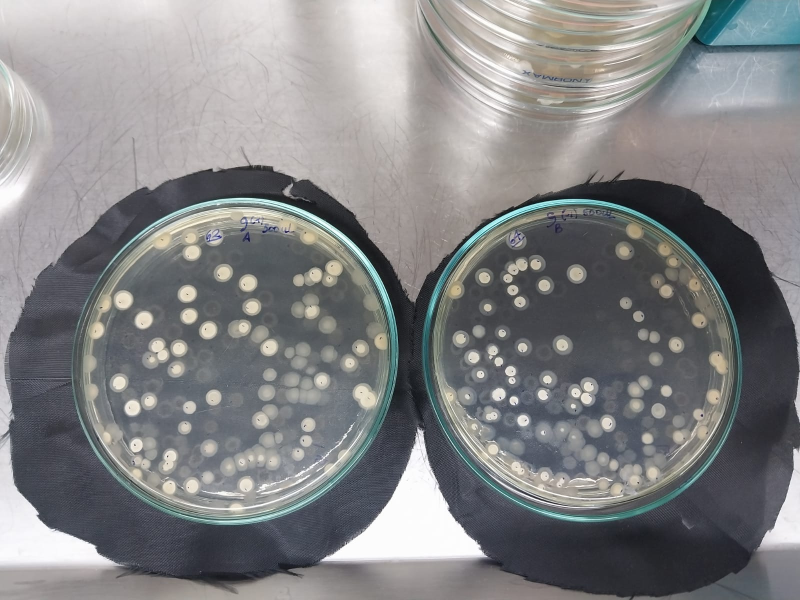
#> input picture images/placas/actinomicetos_1.jpeg, 1600 x 1200 px (shown at 1/2 size); its folder holds only this picture in this run
$ jupyter execute --allow-errors actinomicetos_colony_count.ipynb
#> lines starting #> are read from the running program, lines starting #| are printed output that depends on the picture
#> further down, img is the input picture: shape (1200, 1600, 3); mean B, G, R 132.2, 131.1, 130.6
# Conteo de Colonias de Actinomicetos

## El problema

Contar colonias bacterianas en placas de Petri es una tarea de laboratorio muy comun. Sirve para saber cuantos microorganismos hay en una muestra. Hacerlo a mano tarda tiempo y los resultados pueden variar dependiendo de quien cuente. Por eso buscamos formas de automatizarlo.

En este proyecto trabajamos con imagenes de **actinomicetos**, un grupo de bacterias que forman colonias visibles en agar a simple vista. Cada imagen contiene **dos placas con la misma muestra**. Contar ambas y comparar los resultados sirve como indicador de confiabilidad: si los dos conteos son parecidos, el resultado es valido.

## Los datos

Tenemos 8 imagenes, cada una con dos placas (A y B). Los conteos manuales hechos en el laboratorio son los siguientes:

| Imagen | Placa A | Placa B |
|--------|---------|--------|
| actinomicetos_1 | 63 | 64 |
| actinomicetos_2 | 63 | 64 |
| actinomicetos_3 | 57 | 60 |
| actinomicetos_4 | 42 | 68 |
| actinomicetos_5 | 30 | 25 |
| actinomicetos_6 | 49 | 62 |
| actinomicetos_7 | 68 | 67 |
| actinomicetos_8 | 24 | 13 |

## Lo que se ha hecho hasta ahora

El proyecto parte de **CellSAM**, un modelo de segmentacion desarrollado por el Van Valen Lab (Caltech). El modelo combina dos partes:

- **AnchorDETR** detecta los objetos en la imagen y genera una caja alrededor de cada uno
- **SAM** (Segment Anything Model de Meta) toma cada caja y genera una mascara precisa pixel a pixel

CellSAM fue entrenado con mas de 8800 imagenes de microscopia. En este proyecto lo estamos adaptando para imagenes de placas de Petri, que son imagenes macroscopicas (visibles a simple vista), no microscopicas. Esto es un uso fuera del dominio original del modelo.

Para entender si CellSAM aporta algo en este contexto, lo comparamos con un metodo de **vision clasica**: un pipeline que no usa ninguna red neuronal, solo operaciones matematicas sobre los pixeles. Si el metodo clasico da resultados similares, quiza no necesitamos la complejidad de un modelo de deep learning. Si CellSAM es mejor, entonces vale la pena seguir explorando su uso aqui.

### El pipeline completo tiene tres etapas:

1. **Deteccion de placas:** encontrar donde estan los dos circulos (placas) en la imagen
2. **Segmentacion de colonias:** identificar cada colonia dentro de cada placa
3. **Filtrado:** descartar regiones que no son colonias (demasiado pequenas, demasiado grandes, o con forma irregular)

## 1. Importaciones

[cell 1]
import sys
import csv
import numpy as np
import cv2
import matplotlib
matplotlib.use('Agg')
import matplotlib.pyplot as plt
import pandas as pd
from pathlib import Path
from scipy import ndimage
from skimage.feature import peak_local_max
from skimage.segmentation import watershed
from skimage.measure import regionprops, label as sk_label
from cellSAM import get_model, segment_cellular_image

# Rutas del proyecto
IMAGES_DIR  = Path('images/placas')
GT_CSV      = IMAGES_DIR / 'ground_truth.csv'
OUTPUT_DIR  = Path('results/colonies')
OUTPUT_DIR.mkdir(parents=True, exist_ok=True)

print('Librerias cargadas.')

## 2. Parametros

Estos valores controlan el comportamiento de ambos metodos. Si los conteos son consistentemente muy altos o muy bajos, estos son los primeros valores a ajustar.

[cell 2]
# Filtrado (compartido por ambos metodos)
MIN_COLONY_AREA    = 300    # px2: regiones mas pequenas que esto se descartan como ruido
MAX_COLONY_AREA    = 50000  # px2: regiones mas grandes son colonias pegadas o artefactos
MIN_SOLIDITY       = 0.50   # 0 a 1: filtra formas muy irregulares (bordes del vidrio)

# Metodo clasico
TOPHAT_KERNEL      = 81     # px: debe ser mas grande que la colonia mas grande
TOPHAT_THRESHOLD   = 10     # umbral sobre la salida del top-hat
SAT_THRESHOLD      = 60     # umbral de saturacion HSV para colonias de color
MAX_HOLE_AREA      = 400    # px2: huecos mas pequenos que esto se rellenan
OPEN_ITERATIONS    = 1      # pasadas de apertura morfologica para quitar ruido
WATERSHED_MIN_DIST = 20     # px: distancia minima entre centros de colonias

# CellSAM
NORMALIZE          = True   # normalizacion por percentil + CLAHE
POSTPROCESS        = False  # postprocesamiento extra (recomendado para imagenes ruidosas)

print('Parametros definidos.')

## 3. Cargar el modelo CellSAM

`get_model()` descarga los pesos del modelo si no estan en cache, o los carga desde `~/.deepcell/models/` si ya se descargaron antes. El modelo se carga **una sola vez** y se reutiliza para todas las imagenes y placas.

[cell 3]
print('Cargando modelo CellSAM...')
#> (the rest of this cell did not finish here and is left out)

## 4. Deteccion de placas

Cada imagen tiene dos placas circulares. Para encontrarlas usamos **HoughCircles**, un algoritmo clasico que detecta circulos en una imagen en escala de grises.

Para evitar que detecte dos circulos en la misma placa, dividimos la imagen en dos mitades antes de buscar. Si la imagen es vertical (mas alta que ancha) buscamos en la mitad superior e inferior. Si es horizontal buscamos en la mitad izquierda y derecha.

Una vez encontrado el circulo, recortamos esa region y ponemos a negro todo lo que esta fuera del circulo, para que el segmentador solo vea el contenido de la placa.

[cell 4]
def detect_plates(img_bgr):
    h, w     = img_bgr.shape[:2]
    portrait = h > w
    plates   = []
    for i in range(2):
        if portrait:
            y0, y1 = i * h // 2, (i + 1) * h // 2
            half   = img_bgr[y0:y1, :]
            ox, oy = 0, y0
        else:
            x0, x1 = i * w // 2, (i + 1) * w // 2
            half   = img_bgr[:, x0:x1]
            ox, oy = x0, 0
        hh, hw  = half.shape[:2]
        gray    = cv2.cvtColor(half, cv2.COLOR_BGR2GRAY)
        blurred = cv2.GaussianBlur(gray, (21, 21), 0)
        circles = cv2.HoughCircles(
            blurred, cv2.HOUGH_GRADIENT, dp=1.2,
            minDist=max(hh, hw), param1=60, param2=25,
            minRadius=int(min(hh, hw) * 0.30),
            maxRadius=int(min(hh, hw) * 0.52),
        )
        if circles is not None:
            best = np.round(circles[0][0]).astype(int)
            cx, cy, r = int(best[0]) + ox, int(best[1]) + oy, int(best[2])
        else:
            print(f'  Aviso: no se encontro circulo en mitad {i+1}, usando centro.')
            cx, cy, r = hw // 2 + ox, hh // 2 + oy, int(min(hh, hw) * 0.43)
        plates.append((cx, cy, r))
#> this loop made 2 passes
#> (circles, best, cx, cy, r) on pass 2: ([[349.8, 714.6, 317.5]], [350, 715, 318], 1150, 715, 318)
#> pass 1, in detect_plates, `blurred = cv2.GaussianBlur(gray, (21, 21), 0)`:
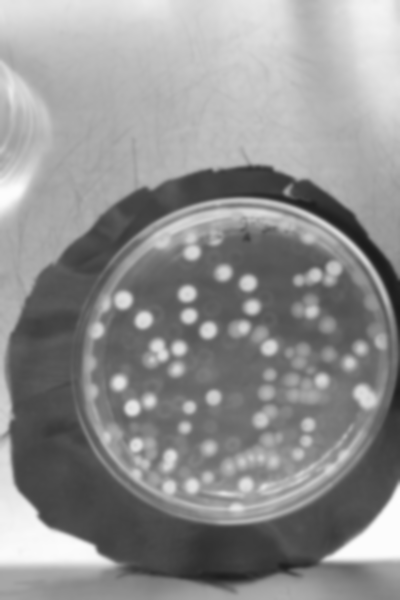
#> blurred: shape (1200, 800) (shown at 1/2 size); min 27, max 253, mean 143.6
#> pass 2, in detect_plates, `half   = img_bgr[:, x0:x1]`:
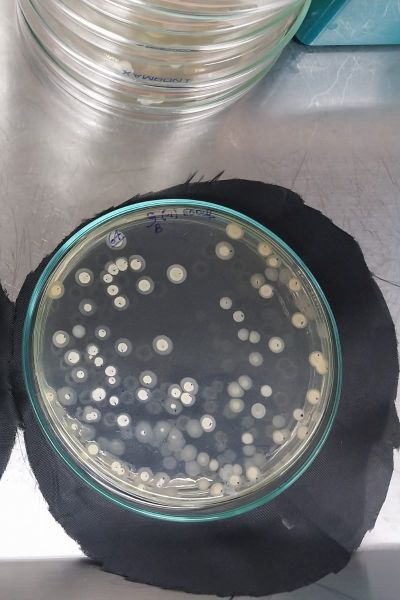
#> half: shape (1200, 800, 3) (shown at 1/2 size); mean B, G, R 119.6, 118.6, 117.6
#> after the loop:
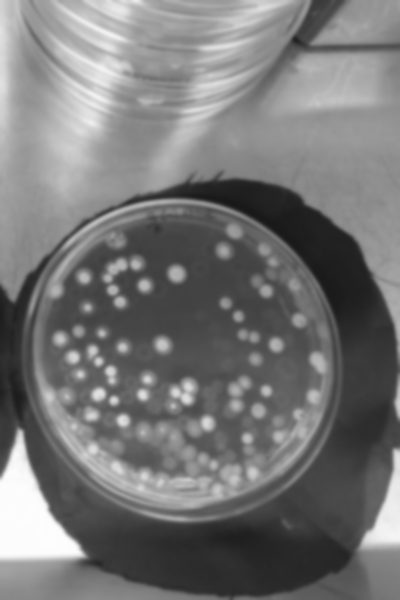
#> blurred: shape (1200, 800) (shown at 1/2 size); min 24, max 253, mean 118.4
#> after the loop:
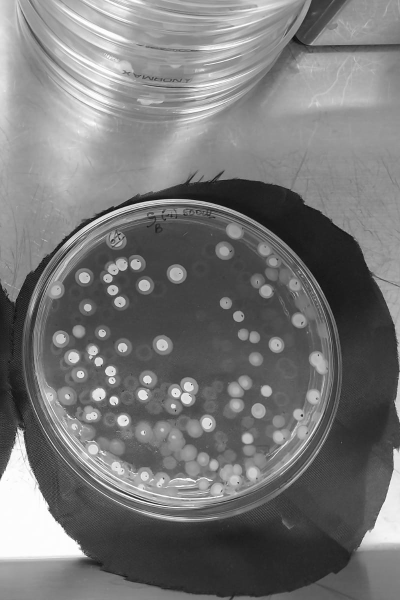
#> gray: shape (1200, 800) (shown at 1/2 size); min 1, max 255, mean 118.4
#> after the loop, plates = [(483, 713, 319), (1150, 715, 318)]
    return plates


def crop_plate(img_bgr, cx, cy, r, shrink=0.86):
    r_use = int(r * shrink)
    x1 = max(0, cx - r_use);  y1 = max(0, cy - r_use)
    x2 = min(img_bgr.shape[1], cx + r_use)
    y2 = min(img_bgr.shape[0], cy + r_use)
    crop   = img_bgr[y1:y2, x1:x2].copy()
    hc, wc = crop.shape[:2]
    mask   = np.zeros((hc, wc), dtype=np.uint8)
    cv2.circle(mask, (cx - x1, cy - y1), r_use, 255, -1)
    crop[mask == 0] = 0
    return crop, mask


print('Funciones de deteccion definidas.')

## 5. Metodo 1: Vision clasica

Este metodo no usa ninguna red neuronal. Detecta colonias a partir de sus propiedades visuales usando operaciones matematicas paso a paso:

1. **Gaussian blur 5x5:** suaviza el ruido de la imagen antes de procesar
2. **Top-hat morfologico en escala de grises (kernel 81px):** extrae las manchas que son mas brillantes que su entorno local. Esto funciona bien para colonias blancas o crema sobre agar mas oscuro, sin importar si hay variacion de iluminacion en la placa
3. **Umbral fijo sobre el top-hat:** convierte el resultado en una imagen binaria (blanco/negro). Todo lo que supera el umbral es posible colonia
4. **Umbral de saturacion HSV:** detecta colonias de color (rosa, naranja, amarillo) que no necesariamente son mas brillantes que el fondo pero si mas saturadas. Se combina con el resultado anterior usando OR
5. **Relleno de huecos pequenos (menos de 400 px2):** muchas colonias tienen un punto oscuro en el centro. Sin este paso, cada colonia aparece como un anillo en lugar de un disco lleno
6. **Apertura morfologica:** elimina pequenos puntos de ruido que pasaron el umbral
7. **Watershed:** separa colonias que se tocan entre si, usando la distancia al borde de cada colonia para encontrar los centros y cortar ahi

[cell 5]
def segment_classical(crop_bgr, plate_mask):
    # Paso 1+2: blur y top-hat en escala de grises
    gray    = cv2.cvtColor(crop_bgr, cv2.COLOR_BGR2GRAY)
    gray    = cv2.bitwise_and(gray, gray, mask=plate_mask)
    blurred = cv2.GaussianBlur(gray, (5, 5), 0)
    kernel  = cv2.getStructuringElement(cv2.MORPH_ELLIPSE, (TOPHAT_KERNEL, TOPHAT_KERNEL))
    tophat  = cv2.morphologyEx(blurred, cv2.MORPH_TOPHAT, kernel)

    # Paso 3: umbral sobre top-hat
    _, bin_lum = cv2.threshold(tophat, TOPHAT_THRESHOLD, 255, cv2.THRESH_BINARY)
    bin_lum    = cv2.bitwise_and(bin_lum, bin_lum, mask=plate_mask)

    # Paso 4: saturacion HSV para colonias de color
    hsv        = cv2.cvtColor(crop_bgr, cv2.COLOR_BGR2HSV)
    sat        = cv2.bitwise_and(hsv[:, :, 1], hsv[:, :, 1], mask=plate_mask)
    _, bin_col = cv2.threshold(sat, SAT_THRESHOLD, 255, cv2.THRESH_BINARY)

    # Combinacion OR
    binary = cv2.bitwise_or(bin_lum, bin_col)
    binary = cv2.bitwise_and(binary, binary, mask=plate_mask)

    # Paso 5: relleno de huecos pequenos
    inv_labeled   = sk_label(~binary.astype(bool))
    binary_filled = binary.copy()
    for rid in range(1, inv_labeled.max() + 1):
        hole = inv_labeled == rid
        if hole.sum() <= MAX_HOLE_AREA:
            binary_filled[hole] = 255

    # Paso 6: apertura morfologica
    k3            = np.ones((3, 3), np.uint8)
    binary_filled = cv2.morphologyEx(binary_filled, cv2.MORPH_OPEN, k3, iterations=OPEN_ITERATIONS)
    binary_filled = cv2.bitwise_and(binary_filled, binary_filled, mask=plate_mask)

    # Paso 7: watershed
    dist   = ndimage.distance_transform_edt(binary_filled)
    coords = peak_local_max(dist, min_distance=WATERSHED_MIN_DIST,
                            threshold_rel=0.15, labels=binary_filled.astype(bool))
    if len(coords) == 0:
        _, labels_out = cv2.connectedComponents(binary_filled)
        props = regionprops(labels_out)
        valid = [p for p in props if MIN_COLONY_AREA <= p.area <= MAX_COLONY_AREA
                 and p.solidity >= MIN_SOLIDITY]
        return labels_out, valid, binary_filled

    local_max              = np.zeros_like(dist, dtype=bool)
    local_max[tuple(coords.T)] = True
    markers                = sk_label(local_max)
    labels_ws              = watershed(-dist, markers, mask=binary_filled.astype(bool))
    props = regionprops(labels_ws)
    valid = [p for p in props if MIN_COLONY_AREA <= p.area <= MAX_COLONY_AREA
             and p.solidity >= MIN_SOLIDITY]
    return labels_ws, valid, binary_filled


print('Funcion de segmentacion clasica definida.')

## 6. Metodo 2: CellSAM

En lugar de operar pixel a pixel, CellSAM entiende el contenido de la imagen como un todo. Recibe el recorte de la placa en RGB, genera cajas alrededor de cada objeto que detecta, y luego produce una mascara precisa para cada uno.

El parametro `normalize=True` aplica una normalizacion por percentil seguida de CLAHE (ecualizado adaptativo del histograma) antes de pasar la imagen al modelo. Esto puede mejorar el contraste en imagenes con iluminacion despareja.

Despues de que CellSAM devuelve su mascara, aplicamos el mismo filtro de area y solidez que en el metodo clasico para descartar detecciones que claramente no son colonias.

[cell 6]
def segment_cellsam(crop_bgr, plate_mask):
    crop_rgb   = cv2.cvtColor(crop_bgr, cv2.COLOR_BGR2RGB)
    mask, _, _ = segment_cellular_image(
        crop_rgb, model=model,
        normalize=NORMALIZE, postprocess=POSTPROCESS, device='cpu',
    )
    mask = mask.copy()
    mask[plate_mask == 0] = 0
    binary = (mask > 0).astype(np.uint8) * 255
    props  = regionprops(mask)
    valid  = [p for p in props if MIN_COLONY_AREA <= p.area <= MAX_COLONY_AREA
              and p.solidity >= MIN_SOLIDITY]
    return mask, valid, binary


# [6 lines left out: function draw_overlay, not called in this run]


print('Funciones de CellSAM definidas.')

## 7. Cargar los conteos manuales (ground truth)

El ground truth son los conteos hechos a mano en el laboratorio. Los usamos como referencia para evaluar que tan cerca llega cada metodo al valor real.

[cell 7]
gt = {}
#> (the rest of this cell did not finish here and is left out)

## 8. Procesar todas las imagenes

Para cada imagen corremos los dos metodos en ambas placas y guardamos los resultados. El proceso por imagen es:

1. Detectar los dos circulos
2. Recortar cada placa
3. Segmentar con metodo clasico y con CellSAM
4. Guardar conteos y generar una imagen comparativa

[cell 8]
SUPPORTED = {'.jpg', '.jpeg', '.png', '.tif', '.tiff', '.bmp'}
images    = sorted(p for p in IMAGES_DIR.iterdir() if p.suffix.lower() in SUPPORTED)
print(f'Imagenes encontradas: {len(images)}\n')

results = []

#> (the rest of this cell did not finish here and is left out)

## 9. Tabla de resultados

[cell 9]
rows = []
for r in results:
    ga, gb = r['gt'] if r.get('gt') else (None, None)
    ca, cb = r['classical']
    sa, sb = r['cellsam']
    rows.append({
        'Imagen':       r['name'],
        'GT A':         ga,
        'GT B':         gb,
        'Clasico A':    ca,
        'Clasico B':    cb,
        'CellSAM A':    sa,
        'CellSAM B':    sb,
        'Err Clasico A': (ca - ga) if ga is not None else None,
        'Err Clasico B': (cb - gb) if gb is not None else None,
        'Err CellSAM A': (sa - ga) if ga is not None else None,
        'Err CellSAM B': (sb - gb) if gb is not None else None,
    })
#> after the loop, rows = []

df = pd.DataFrame(rows)
#> df = table of 0 rows and 0 columns
#> (the rest of this cell did not finish here and is left out)

## 10. Grafico comparativo

Tres barras por imagen: verde = conteo manual, azul = metodo clasico, naranja = CellSAM. La barra verde es el valor de referencia al que queremos acercarnos.

[cell 10]
images_names = [r['name'].replace('actinomicetos_', 'actin_') for r in results]
#> images_names = []
x     = np.arange(len(results))
width = 0.22

fig, (ax1, ax2) = plt.subplots(2, 1, figsize=(13, 10), sharex=True)
fig.suptitle('Comparativa de metodos de conteo de colonias', fontsize=14, fontweight='bold')

for ax, plate_idx, plate_label in [(ax1, 0, 'Placa A'), (ax2, 1, 'Placa B')]:
    gt_vals  = [r['gt'][plate_idx]        if r.get('gt') else 0 for r in results]
    cl_vals  = [r['classical'][plate_idx]                        for r in results]
    cs_vals  = [r['cellsam'][plate_idx]                          for r in results]
    all_vals = gt_vals + cl_vals + cs_vals

    b0 = ax.bar(x - width,     gt_vals, width, label='Ground truth', color='#2ca02c', alpha=0.85)
    b1 = ax.bar(x,             cl_vals, width, label='Clasico CV',   color='#4C72B0', alpha=0.85)
    b2 = ax.bar(x + width,     cs_vals, width, label='CellSAM',      color='#DD8452', alpha=0.85)

    for bars in [b0, b1, b2]:
        ax.bar_label(bars, padding=3, fontsize=8)

    ax.set_ylabel('Colonias contadas')
    ax.set_title(plate_label, fontsize=12)
    ax.legend(fontsize=9)
    ax.set_ylim(0, max(all_vals, default=1) * 1.25)
    ax.grid(axis='y', alpha=0.3)

ax2.set_xticks(x)
ax2.set_xticklabels(images_names, rotation=30, ha='right', fontsize=9)
plt.tight_layout()
out = OUTPUT_DIR / 'comparison_chart.png'
plt.savefig(out, dpi=150, bbox_inches='tight')
plt.show()
print(f'Grafico guardado: {out}')

## 11. Error promedio por metodo

[cell 11]
errs_cl, errs_cs = [], []
for r in results:
    if not r.get('gt'):
        continue
    for i in range(2):
        errs_cl.append(abs(r['classical'][i] - r['gt'][i]))
        errs_cs.append(abs(r['cellsam'][i]   - r['gt'][i]))
#> after the loop, errs_cl = []; errs_cs = []

print('=' * 45)
print('  ERROR ABSOLUTO MEDIO vs GROUND TRUTH')
print('=' * 45)
print(f'  Metodo clasico: {np.mean(errs_cl):.1f} colonias por placa')
#|   Metodo clasico: nan colonias por placa
print(f'  CellSAM:        {np.mean(errs_cs):.1f} colonias por placa')
#|   CellSAM:        nan colonias por placa
print('=' * 45)

$ run again, on images/placas/actinomicetos_5.jpeg
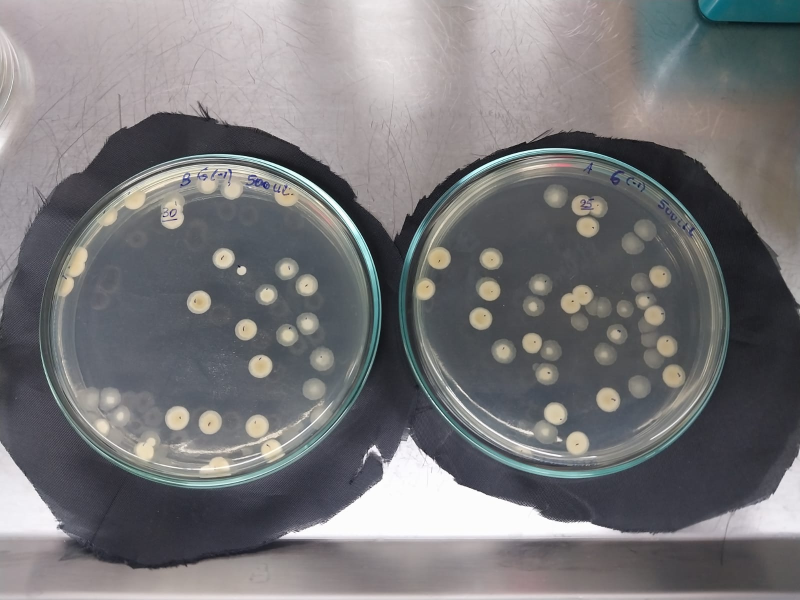
#> input picture images/placas/actinomicetos_5.jpeg, 1600 x 1200 px (shown at 1/2 size)
#> img is the input picture: shape (1200, 1600, 3); mean B, G, R 121, 119, 119.9
#> the loop in detect_plates, `for i in range(2):` made 2 passes
#> (circles, best, cx, cy, r) on pass 2: ([[345, 642.6, 313.6]], [345, 643, 314], 1145, 643, 314)
#> after the loop in detect_plates, `for i in range(2):`:
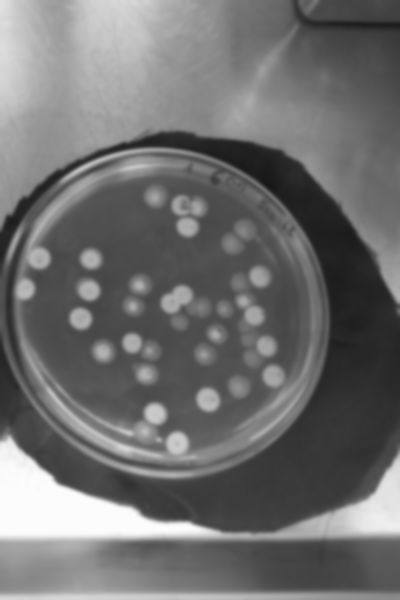
#> blurred: shape (1200, 800) (shown at 1/2 size); min 23, max 252, mean 111.4
#> after the loop in detect_plates, `for i in range(2):`: plates = [(431, 645, 318), (1145, 643, 314)]
#> after the loop `for r in results:`: rows = []
#> df = table of 0 rows and 0 columns
#> images_names = []
#|   Metodo clasico: nan colonias por placa
#|   CellSAM:        nan colonias por placa

$ run again, on images/placas/actinomicetos_6.jpeg
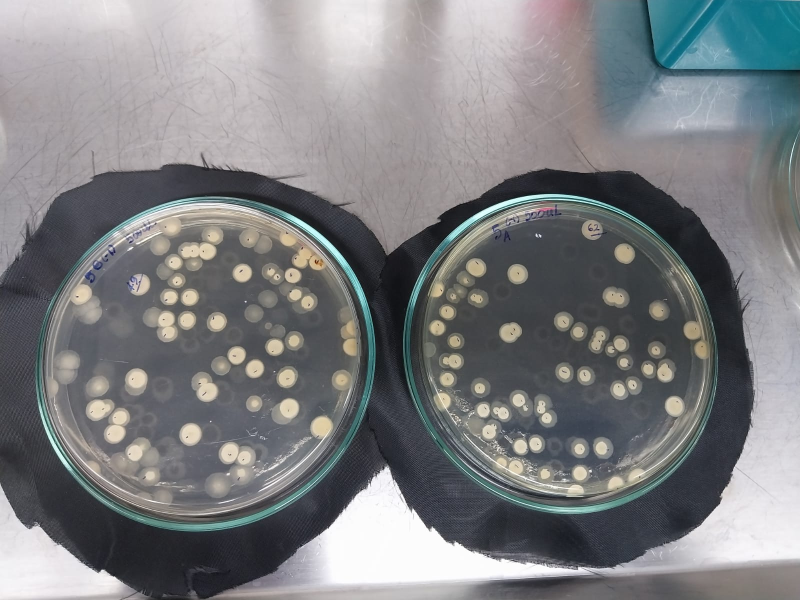
#> input picture images/placas/actinomicetos_6.jpeg, 1600 x 1200 px (shown at 1/2 size)
#> img is the input picture: shape (1200, 1600, 3); mean B, G, R 129.3, 126.9, 125.2
#> the loop in detect_plates, `for i in range(2):` made 2 passes
#> (circles, best, cx, cy, r) on pass 2: ([[341.4, 731.4, 295]], [341, 731, 295], 1141, 731, 295)
#> after the loop in detect_plates, `for i in range(2):`:
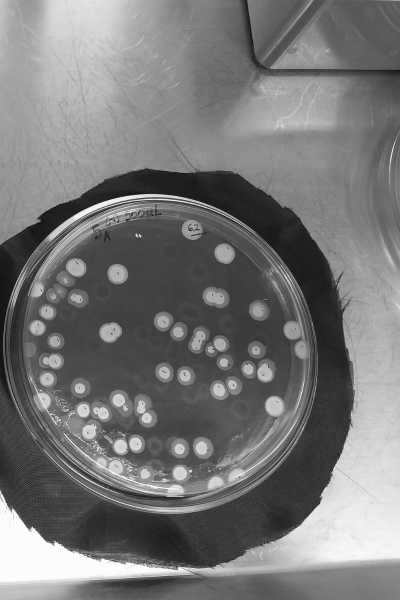
#> gray: shape (1200, 800) (shown at 1/2 size); min 0, max 255, mean 119.2
#> after the loop in detect_plates, `for i in range(2):`: plates = [(387, 741, 321), (1141, 731, 295)]
#> after the loop `for r in results:`: rows = []
#> df = table of 0 rows and 0 columns
#> images_names = []
#|   Metodo clasico: nan colonias por placa
#|   CellSAM:        nan colonias por placa
